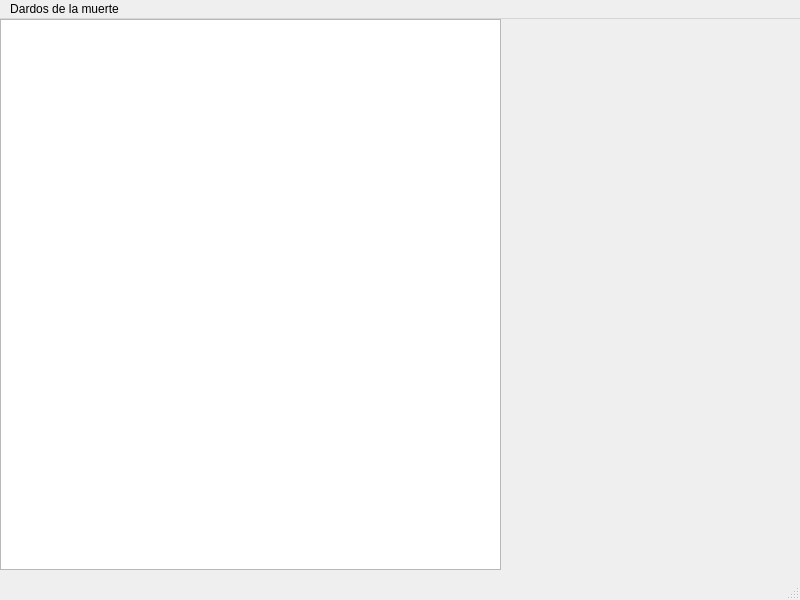
<?xml version="1.0" encoding="UTF-8"?>
<ui version="4.0">
 <class>Window</class>
 <widget class="QMainWindow" name="Window">
  <property name="geometry">
   <rect>
    <x>0</x>
    <y>0</y>
    <width>800</width>
    <height>600</height>
   </rect>
  </property>
  <property name="windowTitle">
   <string>Window</string>
  </property>
  <widget class="QWidget" name="centralwidget">
   <widget class="QGraphicsView" name="graphicsView">
    <property name="geometry">
     <rect>
      <x>0</x>
      <y>0</y>
      <width>501</width>
      <height>551</height>
     </rect>
    </property>
   </widget>
   <widget class="QWidget" name="widget" native="true">
    <property name="geometry">
     <rect>
      <x>500</x>
      <y>0</y>
      <width>291</width>
      <height>551</height>
     </rect>
    </property>
   </widget>
  </widget>
  <widget class="QMenuBar" name="menubar">
   <property name="geometry">
    <rect>
     <x>0</x>
     <y>0</y>
     <width>800</width>
     <height>20</height>
    </rect>
   </property>
   <widget class="QMenu" name="menuDardos_de_la_muerte">
    <property name="title">
     <string>Dardos de la muerte</string>
    </property>
   </widget>
   <addaction name="menuDardos_de_la_muerte"/>
  </widget>
  <widget class="QStatusBar" name="statusbar"/>
 </widget>
 <resources/>
 <connections/>
</ui>
